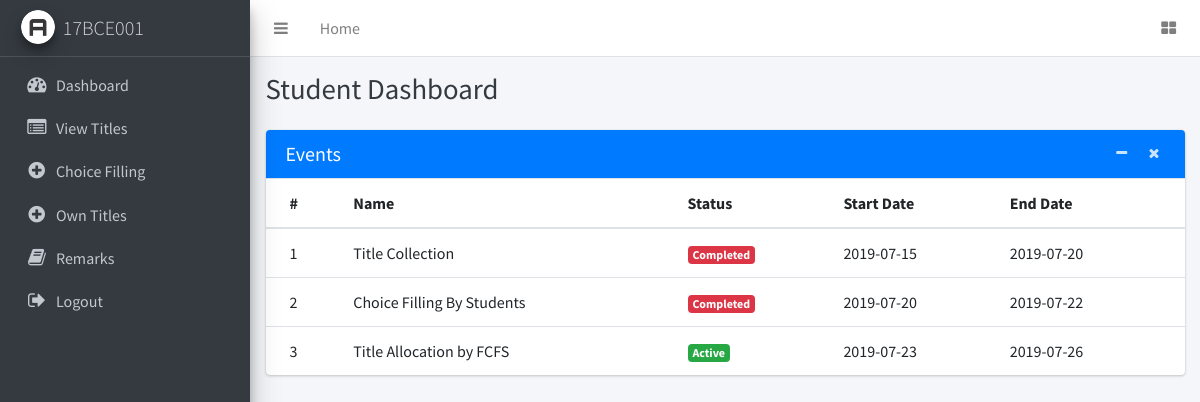
Screenshot of /student/index.php (signed in) with the database file from the repository.
### tables this page shows
CREATE TABLE `events` (
  `id` int(11) NOT NULL AUTO_INCREMENT,
  `name` varchar(300) NOT NULL,
  `start_date` date NOT NULL,
  `end_date` date NOT NULL,
  `flag` int(1) NOT NULL DEFAULT 0,
  PRIMARY KEY (`id`)
);

### student/index.php (the view, shortened to what this page needs)
<?php
include 'connection.php'; ?>
<!DOCTYPE html>
<html lang="en">
<head>
    <link rel="stylesheet" href="../plugins/font-awesome/css/font-awesome.min.css">
    <link rel="stylesheet" href="../dist/css/adminlte.min.css">
</head>
<body class="hold-transition sidebar-mini">
    <div class="wrapper">
        <nav class="main-header navbar navbar-expand bg-white navbar-light border-bottom">
            <ul class="navbar-nav">
                <li class="nav-item">
                    <a class="nav-link" data-widget="pushmenu" href="#"><i class="fa fa-bars"></i></a>
                </li>
                <li class="nav-item d-none d-sm-inline-block">
                    <a href="index.php" class="nav-link">Home</a>
                </li>
            </ul>
            <ul class="navbar-nav ml-auto">
                <li class="nav-item">
                    <a class="nav-link" href="#"><i
                        class="fa fa-th-large"></i></a>
                    </li>
                </ul>
            </nav>
            <?php include'menu.php';
            ?>
            <div class="content-wrapper">
                <div class="content-header">
                    <div class="container-fluid">
                        <div class="row mb-2">
                            <div class="col-sm-6">
                                <h1 class="m-0 text-dark">Student Dashboard</h1>
                            </div>
                        </div>
                    </div>
                </div>
                <section class="content">
                    <div class="container-fluid">
                        <div class="row">
                            <div class="col-md-12">
                                <div class="card card-primary">
                                    <div class="card-header border-transparent">
                                        <h3 class="card-title">Events</h3>
                                        <div class="card-tools">
                                            <button type="button" class="btn btn-tool" data-widget="collapse">
                                                <i class="fa fa-minus"></i>
                                            </button>
                                            <button type="button" class="btn btn-tool" data-widget="remove">
                                                <i class="fa fa-times"></i>
                                            </button>
                                        </div>
                                    </div>
                                    <div class="card-body p-0">
                                        <div class="table-responsive">
                                            <table class="table m-0">
                                                <thead>
                                                    <tr>
                                                        <th>#</th>
                                                        <th>Name</th>
                                                        <th>Status</th>
                                                        <th>Start Date</th>
                                                        <th>End Date</th>
                                                    </tr>
                                                </thead>
                                                <tbody>
                                                    <?php
                                                        $sql  = "SELECT * FROM events";
                                                        $result = mysqli_query($con, $sql);
                                                        if (mysqli_num_rows($result) > 0) {
                                                            while($row = mysqli_fetch_assoc($result)) {
                                                    ?>
                                                    <tr>
                                                        <td><?php echo $row['id']; ?></td>
                                                        <td><?php echo $row['name']; ?></td>
                                                        <td><?php switch ($row['flag']) {
                                                            case 1:
                                                                echo '<span class="badge badge-success">Active</span>';
                                                                break;
                                                            case 2:
                                                                echo '<span class="badge badge-danger">Completed</span>';
                                                                break;
                                                        } ?>
                                                        </td>
                                                        <td><?php echo $row['start_date']; ?></td>
                                                        <td><?php echo $row['end_date']; ?></td>
                                                    </tr>
                                                    <?php
                                                            }
                                                        } ?>
                                                </tbody>
                                            </table>
                                        </div>
                                    </div>
                                </div>
                            </div>
                        </div>
                    </body>
                    </html>

### rows the page displays
events: id "1", name "Title Collection", flag "Completed", start_date "2019-07-15", end_date "2019-07-20"
events: id "2", name "Choice Filling By Students", flag "Completed", start_date "2019-07-20", end_date "2019-07-22"
events: id "3", name "Title Allocation by FCFS", flag "Active", start_date "2019-07-23", end_date "2019-07-26"

### other values shown
$_SESSION['studentusername'] "17BCE001"
